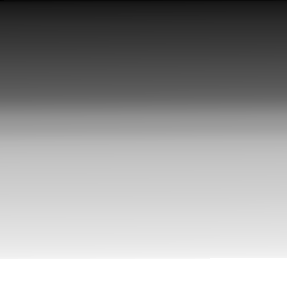
#> input picture Material_TPs/TP1/img1_tp.png, 287 x 288 px
$ python tp1_2.py
#> lines starting #> are read from the running program, lines starting #| are printed output that depends on the picture
import cv2
import matplotlib.pyplot as plt
import numpy as np

PATH_IMG_1 = "Material_TPs/TP1/img1_tp.png"
PATH_IMG_2 = "Material_TPs/TP1/img2_tp.png"

# Lectura de imagenes con CV2 y flag para escala de grises
img_1 = cv2.imread(PATH_IMG_1, cv2.IMREAD_GRAYSCALE)
#> img_1 is the input picture: shape (288, 287); min 2, max 255, mean 154.8
img_2 = cv2.imread(PATH_IMG_2, cv2.IMREAD_GRAYSCALE)
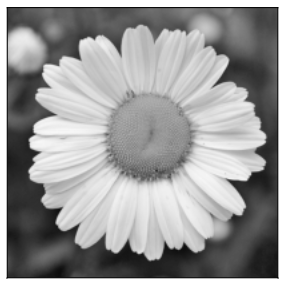
#> input picture Material_TPs/TP1/img2_tp.png, 287 x 288 px
#> img_2 is the input picture: shape (288, 287); min 2, max 255, mean 154.8

# Hist - Visualizar el histograma completo con los 255 valores posibles, 255 bins
hist_1, bins_1 = np.histogram(img_1.ravel(), 255)
#> hist_1 = 255 values, max 8400 at index 254, min 0 at index 3, mean 324.1; bins_1 = 256 values from 2 to 255
hist_2, bins_2 = np.histogram(img_2.ravel(), 255)
#> hist_2 has the same summary as hist_1; bins_2 = 256 values from 2 to 255

# Viz
fig_1 = plt.figure(figsize=(12, 8))

ax1 = plt.subplot(221)
ax1.imshow(img_1, cmap='gray', vmin=0, vmax=255)
ax1.set_title("Imagen 1")

ax2 = plt.subplot(222)
ax2.imshow(img_2, cmap='gray', vmin=0, vmax=255)
ax2.set_title("Imagen 2")

ax3 = plt.subplot(223)
ax3.plot(hist_1)
ax3.set_title("Histograma Imagen 1")

ax4 = plt.subplot(224)
ax4.plot(hist_2)
ax4.set_title("Histograma Imagen 2")

plt.show()
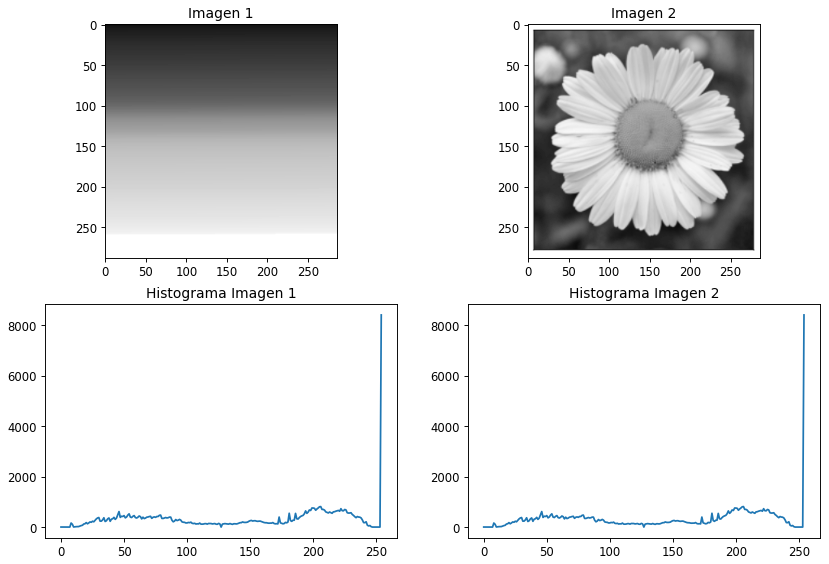
#> figure drawn by matplotlib, 4 panels; panel 3: curve peaks at x = 254, y = 8400; panel 4: curve peaks at x = 254, y = 8400
plt.savefig("results/histogramas_tp1.png")
'''
Comentarios
Las imagenes claramente son diferentes. En la imagen 1 simplemente se tiene un degrade en escala de grises mientras que en la segunda se tiene una flor.
Esta gran diferencia a nivel informacion no se muestra reflejada en los histogramas, ya que presentan exactamente los mismos valores. Probablemente se haya generado
la imagen 1 a partir de la imagen 2. Respecto a la cantidad de bins, primero se comienza por 255 para cubrir todo el rango dinamico de las imagenes en escala de grises.

Este es un gran contrajemplo que demuestra que el histograma de una imagen podria no representar unibvocamente una imagen, es decir tomarse como caracteristica al histograma de imagenes
para ser usado en un algortimo de clasificacion/deteccion es un aceptable pero con su debida verficacion, ya que podria ocurrir este tipo de caso, donde dos imagenes completamente
distintas tienen el mismo histograma o muy parecido.

'''
